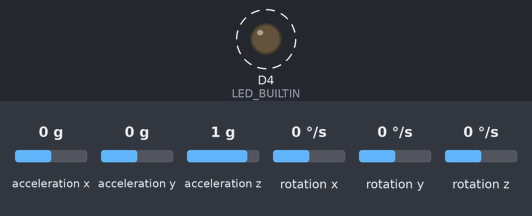
Bench run of a sketch on a simulated ESP8266 (NodeMCU). Shown: output pins drawn as LEDs (lit = HIGH, except the on-board LED, lit = LOW). Wiring (inferred from the names in the program): MPU-6050 motion sensor at I2C address 0x68. Dashed ring = blinking. The inputs (shaded band) are chosen by the test bench; at power-on: acceleration x 0 g, acceleration y 0 g, acceleration z 1 g, rotation x 0 °/s, rotation y 0 °/s, rotation z 0 °/s. WiFi joins after 1.5 s; servers stay silent unless stated; what the sketch prints to the serial monitor is not drawn.

Above: at 2.3 s.
Timing chart, 0 to 7.0 s (numbered marks = the images above):
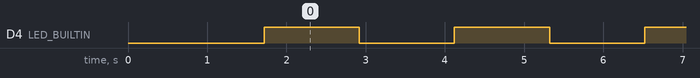

The sketch:

sensor-movimento-esp8266.ino
```cpp
//Programa : Teste MPU6050 & ESP8266
//Baseado no programa original de FlipFlop

//Inclui as bibliotecas para comunicação I2C e Wifi
#include<Wire.h>
#include <ESP8266WiFi.h>

//Endereço do MPU6050
const int MPU = 0x68;

//Pino I2C SDA
const int sda_pin = D5;

//Pino I2C SCL
const int scl_pin = D6;

//variável para guardar o estado do LED do Node
bool led_sensor = false;

//Variável para armazenar o valor de aceleração do eixo X
int AcX;

//credencias de acesso da rede wi-fi
const char* SSID = "SSID_STRING";
const char* PASSWORD = "PASSWORD_STRING";

// do servidor remoto que receberá os dados
const char* servidor_remoto = "ioteste.pythonanywhere.com";

//instacia a classe wifi
WiFiClient client;

//função para se conectar na rede wifi
void conecta_wifi(){
  delay(10);
  Serial.print("Conectando-se na rede: ");
  Serial.println(SSID);
  Serial.println("Aguarde");

  //verifica se já não está conectado
  if(WiFi.status() == WL_CONNECTED){
    return;

  }else{

    WiFi.begin(SSID, PASSWORD);

    while(WiFi.status() != WL_CONNECTED) {
      delay(100);
      Serial.print(".");
    }

    Serial.println();
    Serial.print("Conectado com sucesso na rede: ");
    Serial.println(SSID);
    Serial.print("Seu IP: ");
    Serial.println(WiFi.localIP());
  }
}

//função para enviar os dados para o servidor remoto
void envia_dado(int movimento){
  //Inicia um cliente para o envio dos dados
  if (client.connect(servidor_remoto,80)) {
    String dado ="movimento=";
           dado += String(movimento);
           dado += "\r\n\r\n";
     client.print("POST /init/default/index HTTP/1.1\n");
     client.print("Host: ioteste.pythonanywhere.com\n");
     client.print("Connection: close\n");
     client.print("Content-Type: application/x-www-form-urlencoded\n");
     client.print("Content-Length: ");
     client.print(dado.length());
     client.print("\n\n");
     client.print(dado);
     Serial.print("Dado enviado com sucesso!");
  }else{
    Serial.print("Não foi possível enviar o dado!");
  }
  client.stop();
}

//função para leitura do MPU6050
void le_sensor(){
    //Acessa o MPU para leitura de dados
    Wire.beginTransmission(MPU);
    //começa a ler do registrador 0x3B ACCEL_XOUT
    Wire.write(0x3B);
    //evita de fechar a comunicação após a escrita
    Wire.endTransmission(false);
    //Solicita os dados do sensor
    Wire.requestFrom(MPU,14,true);

    //Armazena o valor do sensor de aceleração eixo X na variável AcX
    AcX = Wire.read() << 8 | Wire.read();

    //Envia o valor para serial
    Serial.print("AcX = "); Serial.print(AcX);
    Serial.println();

    //envia os dados para o servidor
    envia_dado(AcX);

    //altera o estado do led
    led_sensor = !led_sensor;
    //escreve o valor no LED_BUILTIN da placa
    digitalWrite(LED_BUILTIN, led_sensor);
}

void setup(){
  //inicia a comunicação serial, necessário apenas
  //para ver as saídas no terminal serial
  Serial.begin(115200);

  //seta o pino do led do NodeMCU como output
  pinMode(LED_BUILTIN, OUTPUT);

  //conecta-se a rede wifi
  conecta_wifi();

  //inicia a comunicação com o MPU-6050
  Wire.begin(sda_pin, scl_pin);
  Wire.beginTransmission(MPU);
  Wire.write(0x6B);
  Wire.write(0);
  Wire.endTransmission(true);
}


void loop(){
  //executa a função de leitura do MPU6050
  le_sensor();
  //Aguarda 1 segundo e repete o processo
  delay(1000);
}
```

Measured:
- by itself, D4 (LED_BUILTIN): alternates HIGH for 1.2 s and LOW for 1.2 s
